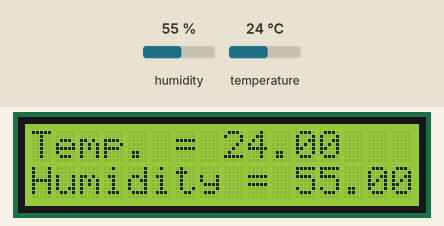
Bench run of a sketch on a simulated Arduino Leonardo, built with avr-gcc and run on an emulated ATmega32U4. Shown: 16×2 character LCD. Inputs (shaded band) come from the test bench; at power-on: humidity 55 %, temperature 24 °C. What the sketch prints to the serial monitor is not drawn.

Above: at 1.2 s.
1.3 s: humidity set to 22 %
At 3.3 s:
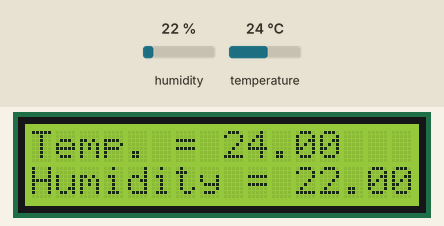
3.7 s: temperature set to 12 °C
At 4.6 s:
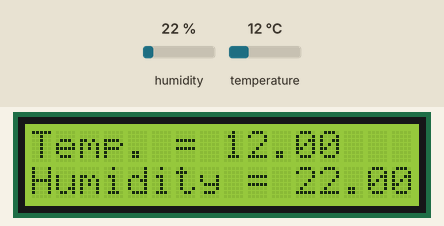
5.8 s: humidity set to 40 %
At 7.2 s:
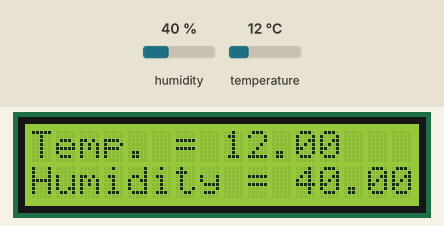
7.8 s: temperature set to 19 °C
At 9.7 s:
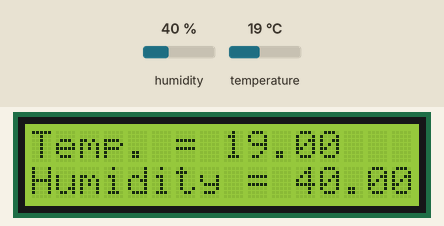
Timing chart, 0 to 10.9 s (numbered marks = the images above; inputs shaded):
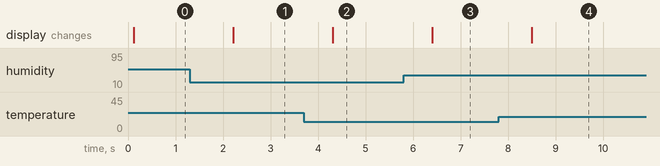

Measured:
- after the input at 1.3 s, the display: changes after 0.91 s (image 1)
- after the input at 3.7 s, the display: changes after 0.61 s (image 2)
- after the input at 5.8 s, the display: changes after 0.60 s (image 3)
- after the input at 7.8 s, the display: changes after 0.69 s (image 4)

The sketch:

t_rh_lcdoutput.ino
```cpp
/***************************************************
  This sketch reads the temperature and relative humidity and outputs the data to an LCD screen.
 ****************************************************/

#include <Arduino.h>
#include <Wire.h>
#include <Adafruit_SHT31.h>
#include <LiquidCrystal.h>

Adafruit_SHT31 sht31 = Adafruit_SHT31();

// initialize the library by associating any needed LCD interface pin
// with the arduino pin number it is connected to
const int rs = 7, en = 8, d4 = 5, d5 = 4, d6 = 3, d7 = 2;
LiquidCrystal lcd(rs, en, d4, d5, d6, d7);


void setup() {
  Serial.begin(9600);  //open serial communication
  lcd.begin(16, 2);
  while (!Serial)
    delay(10);     // will pause Zero, Leonardo, etc until serial console opens

  Serial.println("SHT31 test");
  if (! sht31.begin(0x44)) {   // Default address is 44, but can be sett to 0x45 for alternate i2c address
    Serial.println("Couldn't find SHT31");
    while (1) delay(1);
  }
}


void loop() {
  float t = sht31.readTemperature();
  float h = sht31.readHumidity();

  if (! isnan(t)) {  // check if 'is not a number'
    Serial.print("Temp *C = "); Serial.println(t);
  } else {
    Serial.println("Failed to read temperature");
  }

  if (! isnan(h)) {  // check if 'is not a number'
    Serial.print("Hum. % = "); Serial.println(h);
  } else {
    Serial.println("Failed to read humidity");
  }
  Serial.println();

  lcd.setCursor(0,0);
  lcd.print("Temp. = ");
  lcd.print(t,2);

  lcd.setCursor(0,1);
  lcd.print("Humidity = ");
  lcd.print(h,2);
  delay(1000);
}
```
